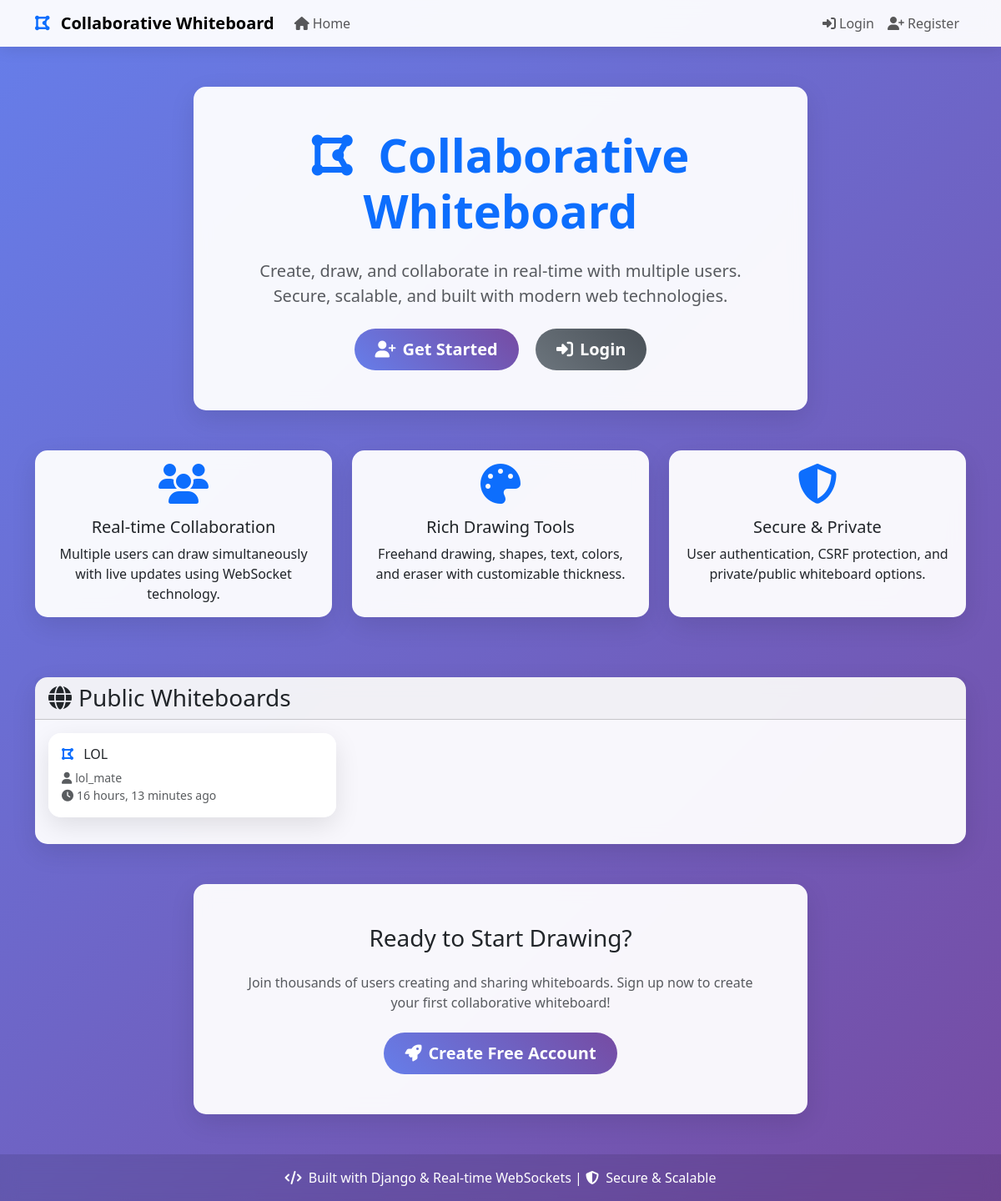
The app's page /, older data.
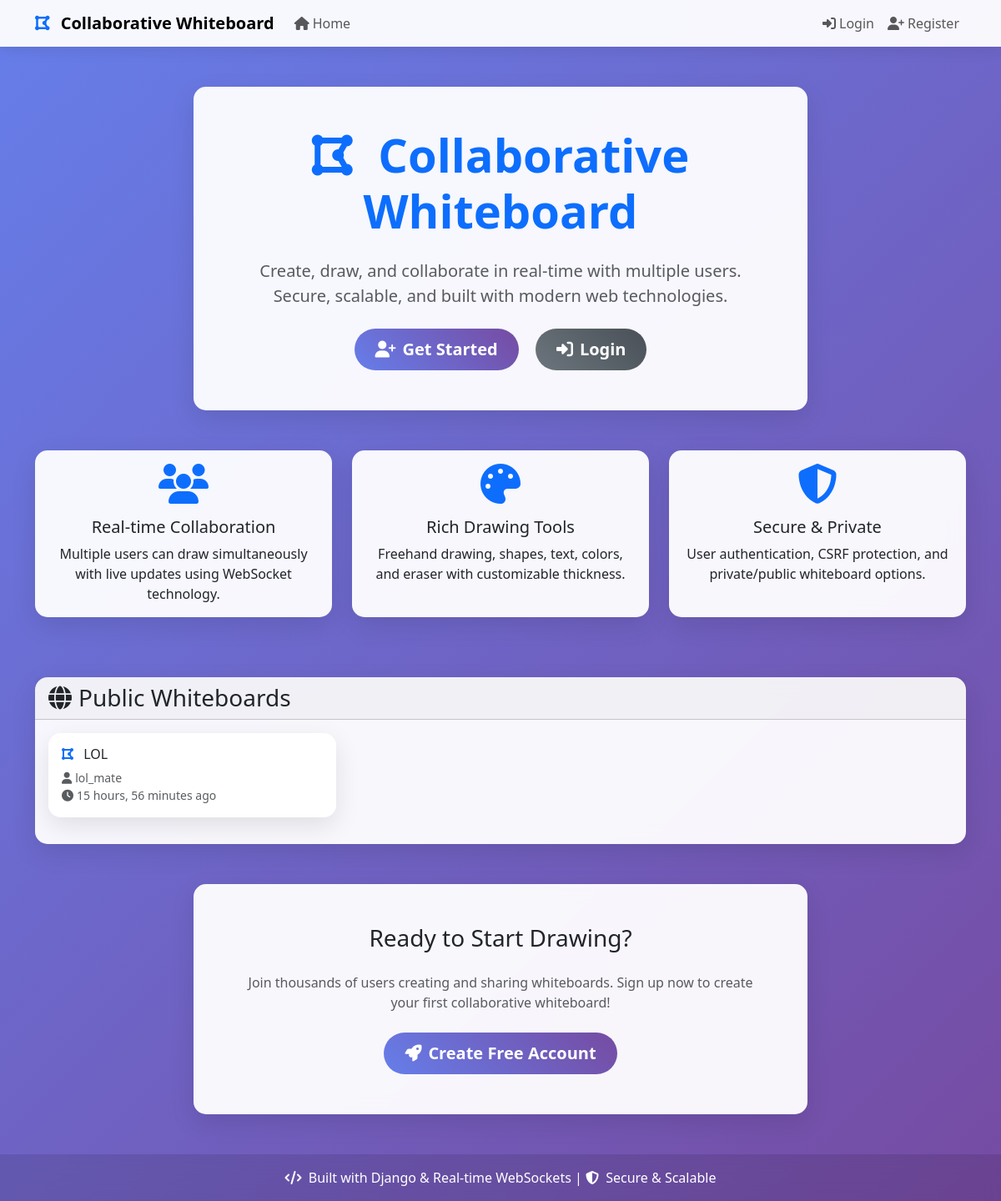
The same page, newer data.
### whiteboard/models.py (models this page shows, shortened)
class Whiteboard(models.Model):
    title = models.CharField(max_length=200, help_text="Title of the whiteboard")
    owner = models.ForeignKey(User, on_delete=models.CASCADE, related_name='whiteboards')
    data = models.JSONField(default=dict, help_text="Drawing data in JSON format")
    is_public = models.BooleanField(default=False, help_text="Whether the whiteboard is publicly accessible")
    created_at = models.DateTimeField(auto_now_add=True)
    updated_at = models.DateTimeField(auto_now=True)
    class Meta:
        ordering = ['-updated_at']

### whiteboard/views.py (the view)
# urls.py: path('', views.home, name='home'),
def home(request):
    public_whiteboards = Whiteboard.objects.filter(is_public=True)[:10]
    user_whiteboards = []
    if request.user.is_authenticated:
        user_whiteboards = Whiteboard.objects.filter(owner=request.user)[:10]
    context = {
        'public_whiteboards': public_whiteboards,
        'user_whiteboards': user_whiteboards,
    }
    return render(request, 'whiteboard/home.html', context)

### whiteboard/templates/whiteboard/home.html (shortened to what the changed rows need)
{% extends 'whiteboard/base.html' %}
{% block content %}
<div class="container mt-5">
    <div class="row mb-5">
        <div class="col-lg-8 mx-auto text-center">
            <div class="card">
                <div class="card-body p-5">
                    <h1 class="display-4 fw-bold text-primary mb-4">
                        <i class="fas fa-draw-polygon me-3"></i>
                        Collaborative Whiteboard
                    </h1>
                </div>
            </div>
        </div>
    </div>
    {% if public_whiteboards %}
        <div class="row mb-5">
            <div class="col-12">
                <div class="card">
                    <div class="card-body">
                        <div class="row">
                            {% for whiteboard in public_whiteboards %}
                                <div class="col-md-6 col-lg-4 mb-3">
                                    <div class="card whiteboard-card h-100" onclick="location.href='{% url 'whiteboard:view' whiteboard.pk %}'">
                                        <div class="card-body">
                                            <h6 class="card-title text-truncate">
                                                <i class="fas fa-draw-polygon me-2 text-primary"></i>
                                                {{ whiteboard.title }}
                                            </h6>
                                            <p class="card-text text-muted small">
                                                <i class="fas fa-user me-1"></i>{{ whiteboard.owner.username }}<br>
                                                <i class="fas fa-clock me-1"></i>{{ whiteboard.updated_at|timesince }} ago
                                            </p>
                                        </div>
                                    </div>
                                </div>
                            {% endfor %}
                        </div>
                    </div>
                </div>
            </div>
        </div>
    {% endif %}
</div>
{% endblock %}

Row changes from the older to the newer data that the page shows:
changed Whiteboard "LOL": updated_at "16 hours, 13 minutes" → "15 hours, 56 minutes"
